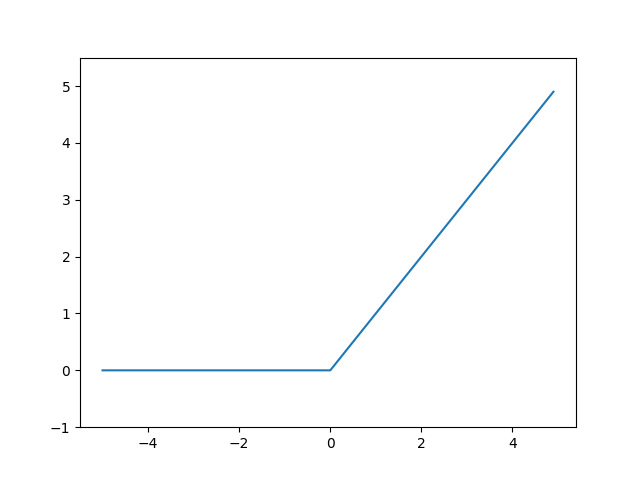

Recreate this plot in Python.
# coding: utf-8
import numpy as np
import matplotlib.pylab as plt
from matplotlib import pyplot


def relu(x):
    return np.maximum(0, x)


x = np.arange(-5.0, 5.0, 0.1)
y = relu(x)
plt.plot(x, y)
plt.ylim(-1.0, 5.5)
plt.show()
pyplot.savefig('relu.png')
